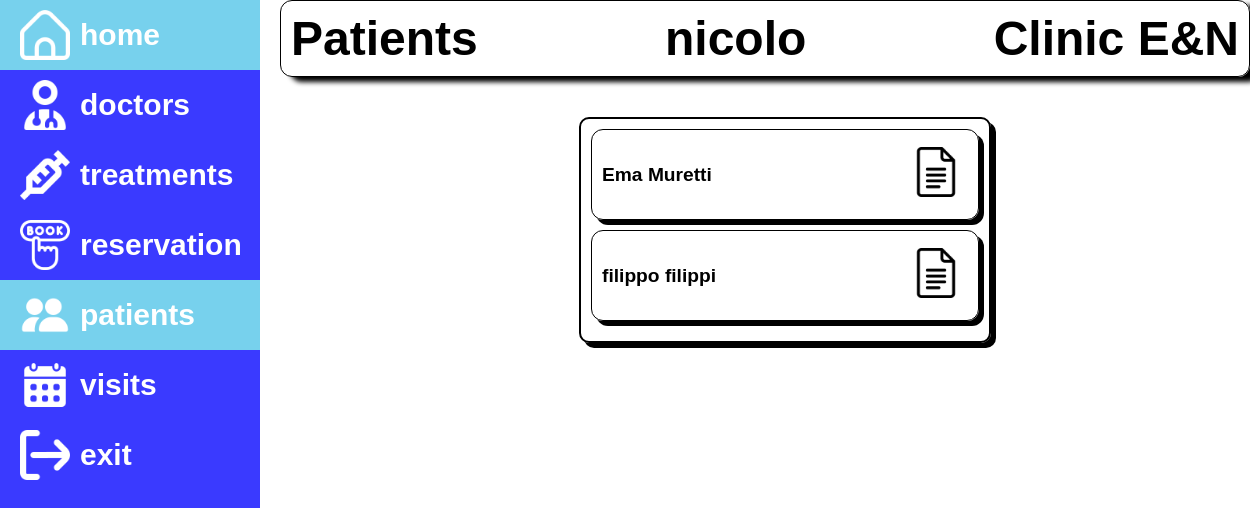
Before: /dashboard/patients/ (signed in) with the older database file.
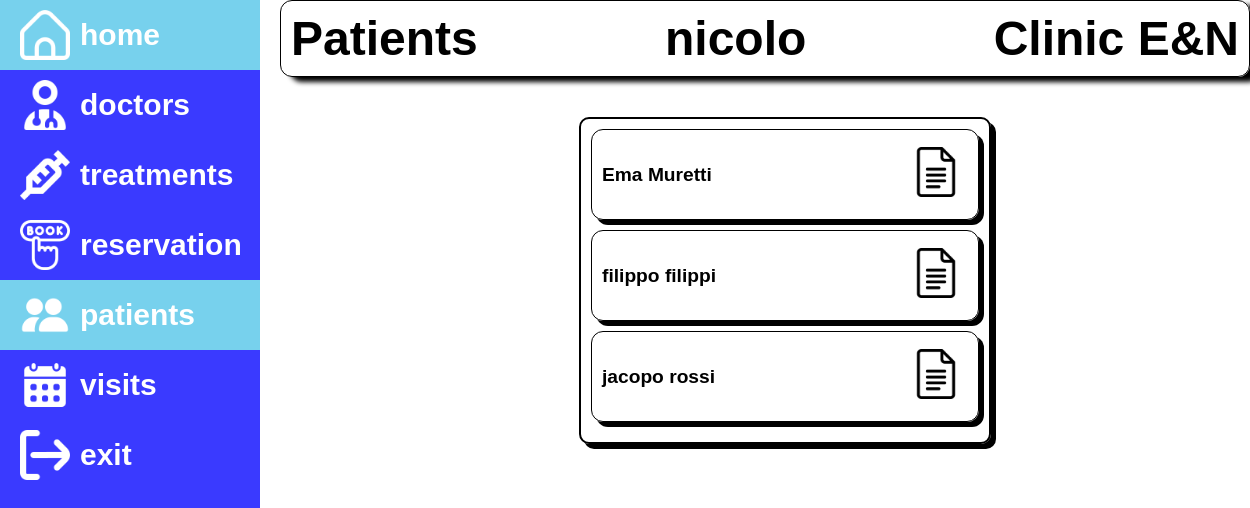
After: the same page with the newer database file.
### dashboard/models.py (models this page shows, shortened)
class Patient(models.Model):
    user = models.OneToOneField(
        User,
        on_delete=models.CASCADE,
        related_name='patient_profile',
    )
    first_name = models.CharField(max_length=100)
    last_name = models.CharField(max_length=100)
    date_of_birth = models.DateField()
    weight = models.FloatField(help_text='kg')
    height = models.FloatField(help_text='cm')
    cf = models.CharField(max_length=16, unique=True, help_text='Codice Fiscale')
    class Meta:
        ordering = ['last_name', 'first_name', 'date_of_birth']
        permissions = (("can_view_patient", "Can view patient"),)
    def get_absolute_url(self):
        return reverse('patient-detail', args=[str(self.id)])

### dashboard/views.py (the view)
# urls.py: path('patients/', views.PatientListView.as_view(), name='patients'),
class PatientListView(PermissionRequiredMixin, LoginRequiredMixin, generic.ListView):
    login_url = '/accounts/login/'
    permission_required = 'dashboard.can_view_patient'
    model = Patient
    paginate_by = 3

### dashboard/templates/dashboard/patient_list.html (shortened to what this page needs)
{% extends 'base.html' %}
{% load static%}
{% block content %}
    <div class="box-list ">
        {% if patient_list %}
         <ul>
            {% for patient in patient_list %}
            <li><p>{{patient.first_name}} {{patient.last_name}}</p> <a class="patient" href="{{ patient.get_absolute_url }}"><img style="width: 50px;height: 50px;"src="{%static 'images/google-docs-black.png'%}" alt=""></a></li>
            {% endfor %}
         </ul>
        {% else %}
         <p>No patients available.</p>
        {% endif %}
    </div>
{% endblock %}

Changed rows visible on the page:
added Patient: first_name "jacopo", last_name "rossi"
